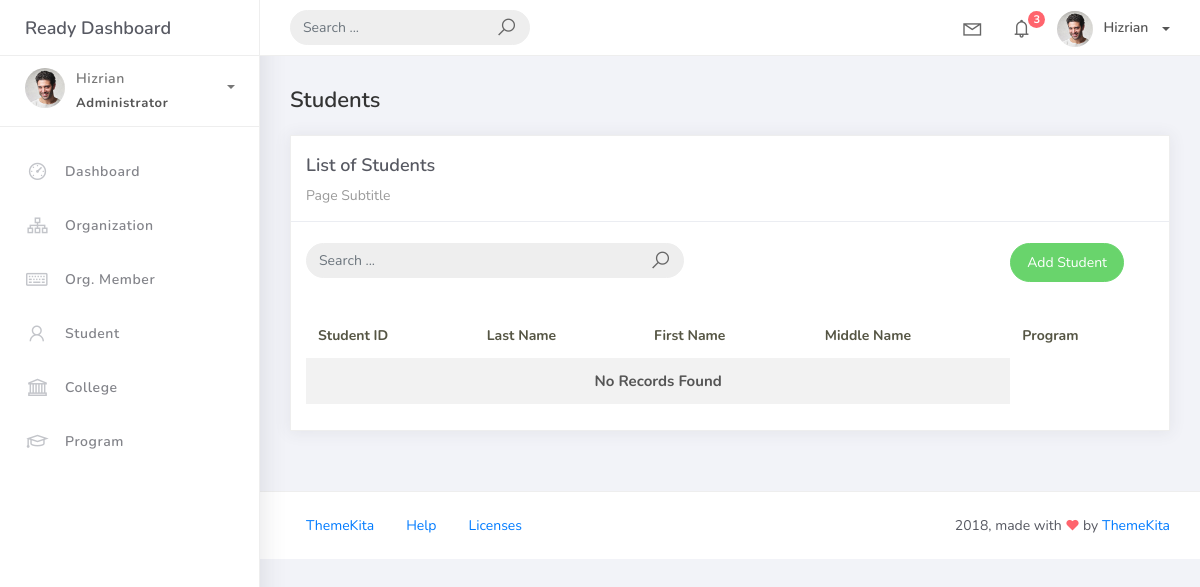
Before: /student_list with the older database file.
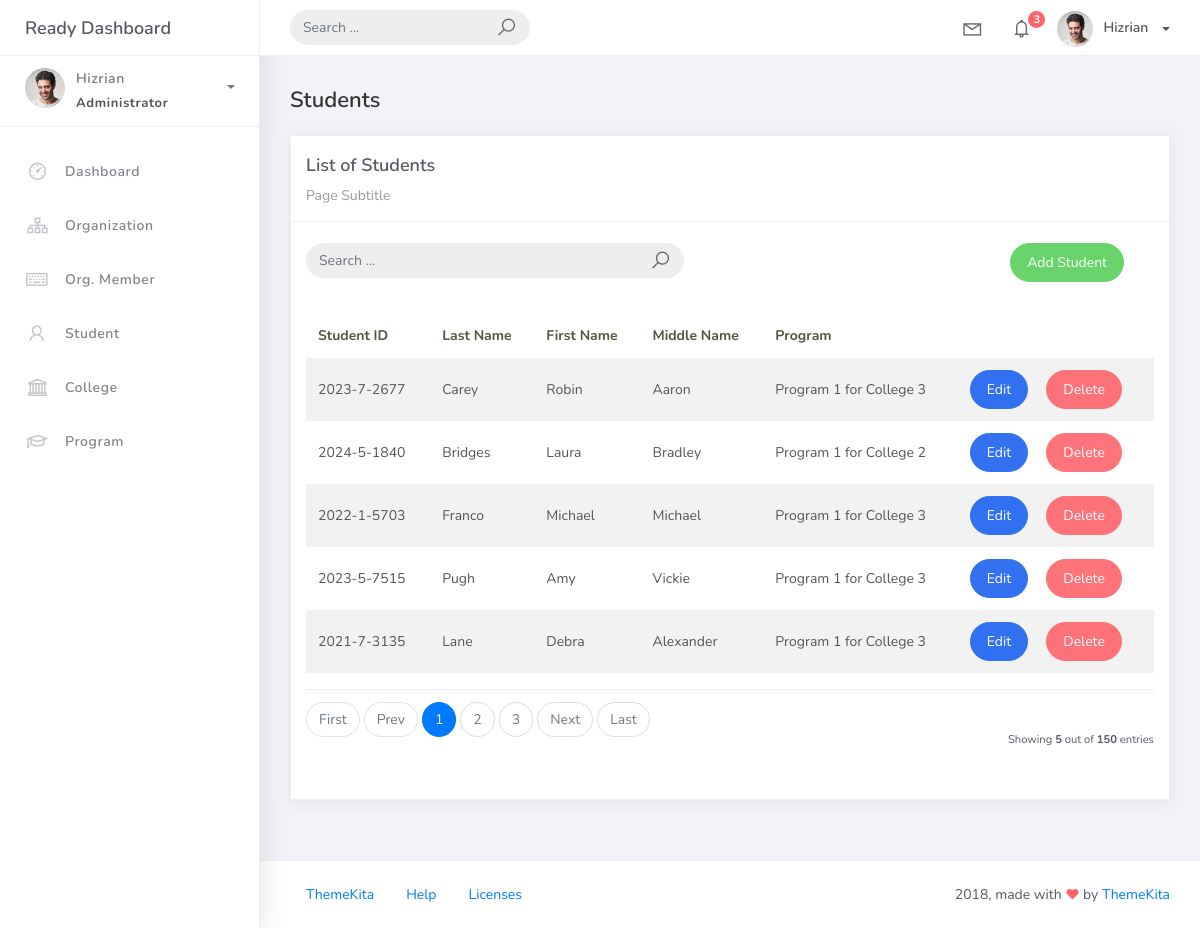
After: the same page with the newer database file.
### studentorg/models.py (models this page shows, shortened)
class BaseModel(models.Model):
    created_at = models.DateTimeField(auto_now_add=True, db_index=True)
    updated_at = models.DateTimeField(auto_now=True)
    class Meta:
        abstract = True

class Student(BaseModel):
    student_id = models.CharField(max_length=15)
    lastname = models.CharField(max_length=25)
    firstname = models.CharField(max_length=25)
    middlename = models.CharField(max_length=25, blank=True, null=True)
    program = models.ForeignKey(Program, on_delete=models.CASCADE)

class Program(BaseModel):
    prog_name = models.CharField(max_length=150)
    college = models.ForeignKey(College, on_delete=models.CASCADE)
    def __str__(self):
        return self.prog_name

### studentorg/views.py (the view)
# urls.py: path('student_list', StudentList.as_view(), name='student-list'),
class StudentList(ListView):
    model = Student
    context_object_name = 'student'
    template_name = 'student_list.html'
    paginate_by = 5

### templates/student_list.html (shortened to what this page needs)
{% extends 'base.html' %}
{% load static %}
{% block content %}
  <div class="content">
    <div class="container-fluid">
      <h4 class="page-title">Students</h4>
      <div class="row">
        <div class="col-md-12">
          <div class="card">
            <div class="card-header">
              <div class="card-title">List of Students</div>
              <div class="card-category">Page Subtitle</div>
            </div>
            <br />
                <div class="col-md-12 row">
                <div class="col-md-6">
                    <form class="navbar-left navbar-form nav-search mr-md-3" action="">
                    <div class="input-group">
                        <input type="text" placeholder="Search ..." class="form-control" />
                        <div class="input-group-append">
                        <span class="input-group-text">
                            <i class="la la-search search-icon"></i>
                        </span>
                        </div>
                    </div>
                    </form>
                </div>
                <div class="col-md-6">
                    <div class="pull-right">
                    <a href="{% url 'organization-add' %}" class="btn btn-success btn-rounded">Add Student</a>
                    </div>
                </div>
                </div>
            <div class="card-body">
              <table class="table table-striped mt-3">
                <thead>
                  <tr>
                    <th scope="col">Student ID</th>
                    <th scope="col">Last Name</th>
                    <th scope="col">First Name</th>
                    <th scope="col">Middle Name</th>
                    <th scope="col">Program</th>
                  </tr>
                </thead>
                <tbody>
                  {% for object in object_list %}
                    <tr>
                      <td>{{ object.student_id }}</td>
                      <td>{{ object.lastname }}</td>
                      <td>{{ object.firstname }}</td>
                      <td>{{ object.middlename }}</td>
                      <td>{{ object.program }}</td>
                      <td>
                        <a href="organization_list/{{ object.id }}" class="btn btn-primary btn-rounded">Edit</a>
                        <a href="organization_list/{{ object.id }}/delete" class="btn btn-danger btn-rounded">Delete</a>
                    </td>
                    </tr>
                    {% empty %}
                    <tr>
                      <td colspan="4" style="text-align: center">
                        <p class="text-sm font-weight-bold mb-0">No Records Found</p>
                      </td>
                    </tr>
                  {% endfor %}
                </tbody>
              </table>
              {% include 'includes/pagination.html' %}
            </div>
          </div>
        </div>
      </div>
    </div>
  </div>
{% endblock %}

Changed rows visible on the page:
added Student: student_id "2023-7-2677", lastname "Carey", firstname "Robin", middlename "Aaron", program "Program 1 for College 3"
added Student: student_id "2024-5-1840", lastname "Bridges", firstname "Laura", middlename "Bradley", program "Program 1 for College 2"
added Student: student_id "2022-1-5703", lastname "Franco", firstname "Michael", middlename "Michael", program "Program 1 for College 3"
added Student: student_id "2023-5-7515", lastname "Pugh", firstname "Amy", middlename "Vickie", program "Program 1 for College 3"
added Student: student_id "2021-7-3135", lastname "Lane", firstname "Debra", middlename "Alexander", program "Program 1 for College 3"
Other visible differences:
{{ object_list.count }}: (not shown) → "5"
{{ paginator.count }}: (not shown) → "150"
text no longer shown: "No Records Found"
text now shown: "First Prev Next Last Showing out of entries"
new list line: "1"
new list line: "2"
new list line: "3"
